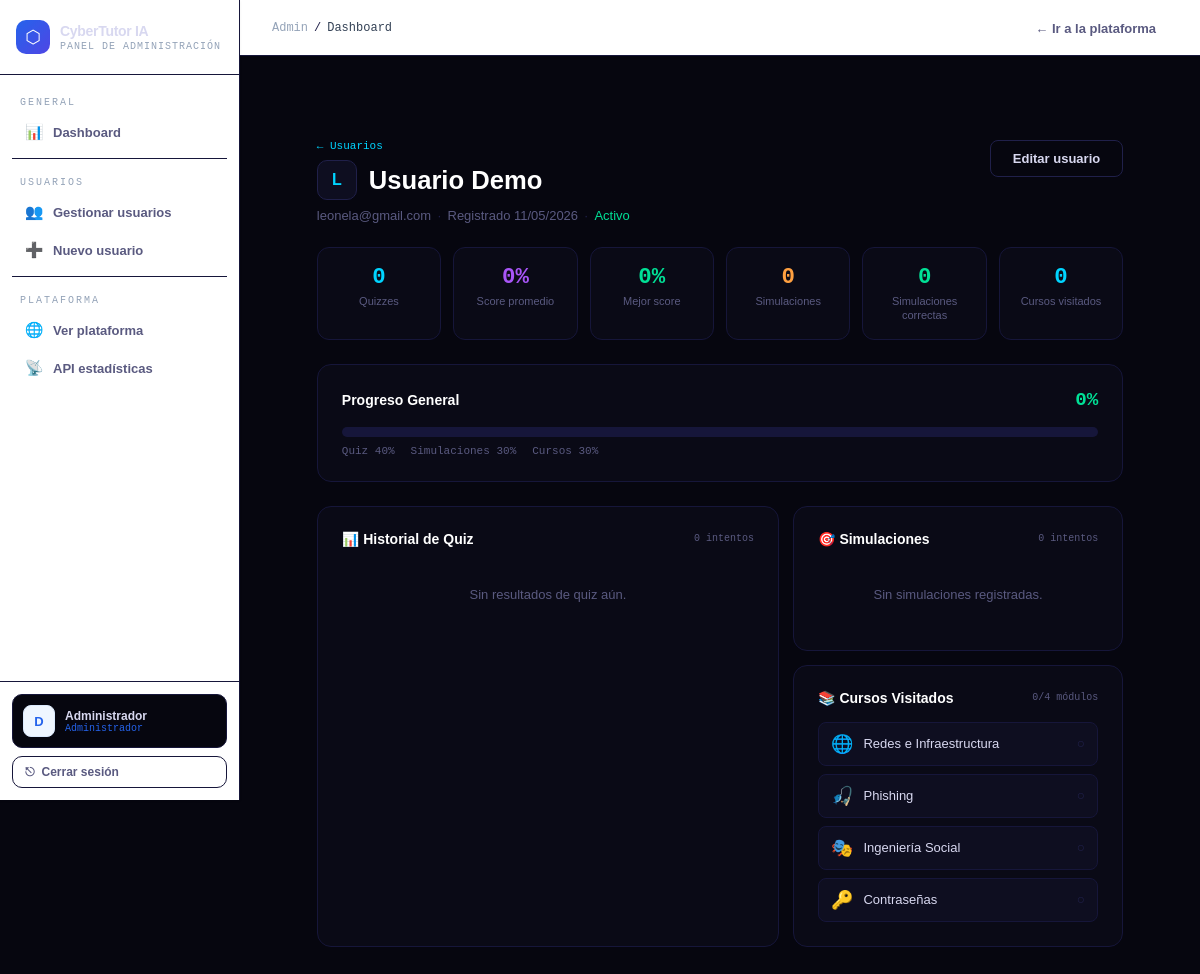
The page /admin/users/2/progress (signed in) on the database its author committed.
### app/models/user.py (models this page shows, shortened)
class User(db.Model, UserMixin):
    __tablename__ = 'user'
    id           = db.Column(db.Integer, primary_key=True)
    email        = db.Column(db.String(100), unique=True, nullable=False)
    password     = db.Column(db.String(255), nullable=False)
    name         = db.Column(db.String(100), default='')
    is_admin     = db.Column(db.Boolean, default=False)
    is_active    = db.Column(db.Boolean, default=True)
    created_at   = db.Column(db.DateTime, default=datetime.utcnow)
    last_login   = db.Column(db.DateTime, nullable=True)
    quiz_results       = db.relationship('QuizResult',       backref='user', lazy=True, cascade='all, delete-orphan')
    simulation_results = db.relationship('SimulationResult', backref='user', lazy=True, cascade='all, delete-orphan')
    course_visits      = db.relationship('CourseVisit',      backref='user', lazy=True, cascade='all, delete-orphan')
    @property
    def quiz_count(self):
        return len(self.quiz_results)
    @property
    def avg_quiz_score(self):
        if not self.quiz_results:
            return 0
        return round(sum(r.score for r in self.quiz_results) / len(self.quiz_results))
    @property
    def best_quiz_score(self):
        if not self.quiz_results:
            return 0
        return max(r.score for r in self.quiz_results)
    @property
    def simulation_count(self):
        return len(self.simulation_results)
    @property
    def simulation_correct(self):
        return sum(1 for r in self.simulation_results if r.is_correct)
    @property
    def courses_visited(self):
        return len(set(v.course_id for v in self.course_visits))
    @property
    def overall_progress(self):
        quiz_score   = self.avg_quiz_score * 0.4          # 40%
        sim_score    = (self.simulation_correct / max(self.simulation_count, 1)) * 100 * 0.3  # 30%
        course_score = min(self.courses_visited / 4, 1) * 100 * 0.3   # 30% (4 cursos total)
        return round(quiz_score + sim_score + course_score)

### app/routes/admin.py (the view)
@admin.route('/users/<int:user_id>/progress')
@login_required
@admin_required
def user_progress(user_id):
    user = User.query.get_or_404(user_id)
    quiz_results = QuizResult.query.filter_by(user_id=user_id)\
                    .order_by(QuizResult.created_at.desc()).all()
    sim_results = SimulationResult.query.filter_by(user_id=user_id)\
                    .order_by(SimulationResult.created_at.desc()).all()
    course_visits = CourseVisit.query.filter_by(user_id=user_id)\
                    .order_by(CourseVisit.visited_at.desc()).all()
    quiz_history = [
        {'date': r.created_at.strftime('%d/%m'), 'score': r.score}
        for r in reversed(quiz_results[:10])
    ]
    return render_template('admin/user_progress.html',
        user=user,
        quiz_results=quiz_results,
        sim_results=sim_results,
        course_visits=course_visits,
        quiz_history=quiz_history,
    )

### app/templates/admin/user_progress.html (shortened to what this page needs)
{% extends "base_admin.html" %}
{% block content %}
<div class="adm-page">
  <div class="adm-header">
    <div>
      <div class="adm-eyebrow">
        <a href="{{ url_for('admin.users') }}" class="adm-back">← Usuarios</a>
      </div>
      <h1 class="adm-title">
        <div class="user-avatar-lg">{{ user.email[0].upper() }}</div>
        {{ user.name or user.email }}
      </h1>
      <div class="user-meta">
        <span>{{ user.email }}</span>
        <span class="dot">·</span>
        <span>Registrado {{ user.created_at.strftime('%d/%m/%Y') }}</span>
        <span class="dot">·</span>
        <span class="{% if user.is_active %}text-safe{% else %}text-danger{% endif %}">
          {{ 'Activo' if user.is_active else 'Inactivo' }}
        </span>
      </div>
    </div>
    <a href="{{ url_for('admin.edit_user', user_id=user.id) }}" class="btn-adm-secondary">Editar usuario</a>
  </div>
  <div class="prog-kpi-grid">
    <div class="prog-kpi">
      <div class="pk-num pk-blue">{{ user.quiz_count }}</div>
      <div class="pk-label">Quizzes</div>
    </div>
    <div class="prog-kpi">
      <div class="pk-num pk-purple">{{ user.avg_quiz_score }}%</div>
      <div class="pk-label">Score promedio</div>
    </div>
    <div class="prog-kpi">
      <div class="pk-num pk-green">{{ user.best_quiz_score }}%</div>
      <div class="pk-label">Mejor score</div>
    </div>
    <div class="prog-kpi">
      <div class="pk-num pk-orange">{{ user.simulation_count }}</div>
      <div class="pk-label">Simulaciones</div>
    </div>
    <div class="prog-kpi">
      <div class="pk-num pk-green">{{ user.simulation_correct }}</div>
      <div class="pk-label">Simulaciones correctas</div>
    </div>
    <div class="prog-kpi">
      <div class="pk-num pk-blue">{{ user.courses_visited }}</div>
      <div class="pk-label">Cursos visitados</div>
    </div>
  </div>
  <div class="adm-card" style="margin-bottom:1.5rem;">
    <div class="adm-card-header">
      <span class="adm-card-title">Progreso General</span>
      <span class="prog-pct">{{ user.overall_progress }}%</span>
    </div>
    <div class="prog-bar-outer">
    </div>
    <div class="prog-legend">
      <span>Quiz 40%</span>
      <span>Simulaciones 30%</span>
      <span>Cursos 30%</span>
    </div>
  </div>
  <div class="adm-row-2">
    <div class="adm-card">
      <div class="adm-card-header">
        <span class="adm-card-title">📊 Historial de Quiz</span>
        <span class="adm-card-sub">{{ quiz_results | length }} intentos</span>
      </div>
      {% if quiz_results %}
      <div class="mini-chart">
        {% for r in quiz_results[-10:] | reverse %}
        <div class="mc-bar-wrap" title="{{ r.score }}% — {{ r.created_at.strftime('%d/%m') }}">
          <div class="mc-bar {% if r.score >= 90 %}mc-green{% elif r.score >= 70 %}mc-blue{% elif r.score >= 50 %}mc-yellow{% else %}mc-red{% endif %}"
               style="height: {{ r.score }}%">
          </div>
          <div class="mc-label">{{ r.created_at.strftime('%d/%m') }}</div>
        </div>
        {% endfor %}
      </div>
      <div class="adm-table-wrap" style="margin-top:1.25rem;">
        <table class="adm-table">
          <thead><tr><th>Fecha</th><th>Score</th><th>Correctas</th><th>Nivel</th></tr></thead>
          <tbody>
            {% for r in quiz_results %}
            <tr>
              <td class="td-muted td-mono">{{ r.created_at.strftime('%d/%m/%Y %H:%M') }}</td>
              <td>
                <span class="score-pill {% if r.score >= 90 %}pill-green{% elif r.score >= 70 %}pill-blue{% elif r.score >= 50 %}pill-yellow{% else %}pill-red{% endif %}">
                  {{ r.score }}%
                </span>
              </td>
              <td class="td-muted td-mono">{{ r.correct }}/{{ r.total }}</td>
              <td class="td-muted">
                {% if r.score >= 90 %}Experto
                {% elif r.score >= 70 %}Avanzado
                {% elif r.score >= 50 %}Intermedio
                {% else %}Principiante{% endif %}
              </td>
            </tr>
            {% endfor %}
          </tbody>
        </table>
      </div>
      {% else %}
      <p class="adm-empty">Sin resultados de quiz aún.</p>
      {% endif %}
    </div>
    <div style="display:flex; flex-direction:column; gap:14px;">
      <div class="adm-card">
        <div class="adm-card-header">
          <span class="adm-card-title">🎯 Simulaciones</span>
          <span class="adm-card-sub">{{ sim_results | length }} intentos</span>
        </div>
        {% if sim_results %}
        <div class="adm-table-wrap">
          <table class="adm-table">
            <thead><tr><th>Fecha</th><th>Escenario</th><th>Acción</th><th>Resultado</th><th>Puntos</th></tr></thead>
            <tbody>
              {% for r in sim_results %}
              <tr>
                <td class="td-muted td-mono" style="white-space:nowrap;">{{ r.created_at.strftime('%d/%m %H:%M') }}</td>
                <td class="td-muted td-mono">{{ r.scenario_id }}</td>
                <td class="td-muted">{{ r.action_taken }}</td>
                <td>
                  <span class="status-pill {% if r.is_correct %}status-active{% else %}status-inactive{% endif %}">
                    {{ '✓ Correcto' if r.is_correct else '✗ Incorrecto' }}
                  </span>
                </td>
                <td class="td-mono {% if r.points >= 75 %}text-safe{% elif r.points >= 25 %}text-warn{% else %}text-danger{% endif %}">
                  {{ r.points }}
                </td>
              </tr>
              {% endfor %}
            </tbody>
          </table>
        </div>
        {% else %}
        <p class="adm-empty">Sin simulaciones registradas.</p>
        {% endif %}
      </div>
      <div class="adm-card">
        <div class="adm-card-header">
          <span class="adm-card-title">📚 Cursos Visitados</span>
          <span class="adm-card-sub">{{ user.courses_visited }}/4 módulos</span>
        </div>
        {% set all_courses = [
          ('redes', 'Redes e Infraestructura', '🌐'),
          ('phishing', 'Phishing', '🎣'),
          ('ingenieria', 'Ingeniería Social', '🎭'),
          ('contrasena', 'Contraseñas', '🔑'),
        ] %}
        {% set visited_ids = course_visits | map(attribute='course_id') | list %}
        <div class="course-check-list">
          {% for cid, cname, icon in all_courses %}
          <div class="cc-item {% if cid in visited_ids %}cc-done{% endif %}">
            <span class="cc-icon">{{ icon }}</span>
            <span class="cc-name">{{ cname }}</span>
            <span class="cc-status">{{ '✓' if cid in visited_ids else '○' }}</span>
          </div>
          {% endfor %}
        </div>
      </div>
    </div>
  </div>
</div>
{% endblock %}

### app/templates/base_admin.html (shortened to what this page needs)
<!DOCTYPE html>
<html lang="es">
<head>
</head>
<body>
<aside class="adm-sidebar" id="sidebar">
  <div class="sidebar-logo">
    <div class="logo-wrap">
      <div class="logo-icon">⬡</div>
      <div>
        <div class="logo-title">CyberTutor IA</div>
        <div class="logo-sub">Panel de administración</div>
      </div>
    </div>
  </div>
  <nav class="sidebar-nav">
    <span class="nav-section-label">General</span>
    <a href="{{ url_for('admin.dashboard') }}"
       class="nav-link {% if request.endpoint == 'admin.dashboard' %}active{% endif %}">
      <span class="nav-icon">📊</span> Dashboard
    </a>
    <div class="nav-divider"></div>
    <span class="nav-section-label">Usuarios</span>
    <a href="{{ url_for('admin.users') }}"
       class="nav-link {% if request.endpoint in ['admin.users', 'admin.create_user', 'admin.edit_user'] %}active{% endif %}">
      <span class="nav-icon">👥</span> Gestionar usuarios
    </a>
    <a href="{{ url_for('admin.create_user') }}" class="nav-link">
      <span class="nav-icon">➕</span> Nuevo usuario
    </a>
    <div class="nav-divider"></div>
    <span class="nav-section-label">Plataforma</span>
    <a href="{{ url_for('main.home') }}" class="nav-link" target="_blank">
      <span class="nav-icon">🌐</span> Ver plataforma
    </a>
    <a href="{{ url_for('admin.api_stats') }}" class="nav-link" target="_blank">
      <span class="nav-icon">📡</span> API estadísticas
    </a>
  </nav>
  <div class="sidebar-footer">
    <div class="admin-profile">
      <div class="profile-avatar">
        {{ current_user.email[0].upper() if current_user.is_authenticated else 'A' }}
      </div>
      <div>
        <div class="profile-name">
          {{ current_user.name or current_user.email if current_user.is_authenticated else 'Admin' }}
        </div>
        <div class="profile-role">Administrador</div>
      </div>
    </div>
    <a href="{{ url_for('auth.logout') }}" class="btn-logout">
      <span>⎋</span> Cerrar sesión
    </a>
  </div>
</aside>
<main class="adm-main">
  <div class="adm-topnav">
    <div class="breadcrumb">
      <a href="{{ url_for('admin.dashboard') }}">Admin</a>
      <span class="sep">/</span>
      <span class="current">{% block breadcrumb %}Dashboard{% endblock %}</span>
    </div>
    <div class="topnav-right">
      <a href="{{ url_for('main.home') }}" target="_blank">← Ir a la plataforma</a>
    </div>
  </div>
  <div style="padding: 0 2rem; padding-top: 1.25rem;">
  </div>
  <div class="adm-content">
    {% block content %}{% endblock %}
  </div>
</main>
</body>
</html>

### rows shown on the page
User: is_active+email "D", is_active+name "Administrador"
User: email "L", name "Usuario Demo", email "leonela@gmail.com", created_at "11/05/2026", is_active "Activo"

### other values the page prints
{{ user.quiz_count }} "0"
{{ user.avg_quiz_score }} "0"
{{ user.best_quiz_score }} "0"
{{ user.simulation_count }} "0"
{{ user.simulation_correct }} "0"
{{ user.courses_visited }} "0"
{{ user.overall_progress }} "0"
{{ quiz_results | length }} "0"
{{ sim_results | length }} "0"
{{ icon }} "🌐" "🎣" "🎭" "🔑"
{{ cname }} "Redes e Infraestructura" "Phishing" "Ingeniería Social" "Contraseñas"
